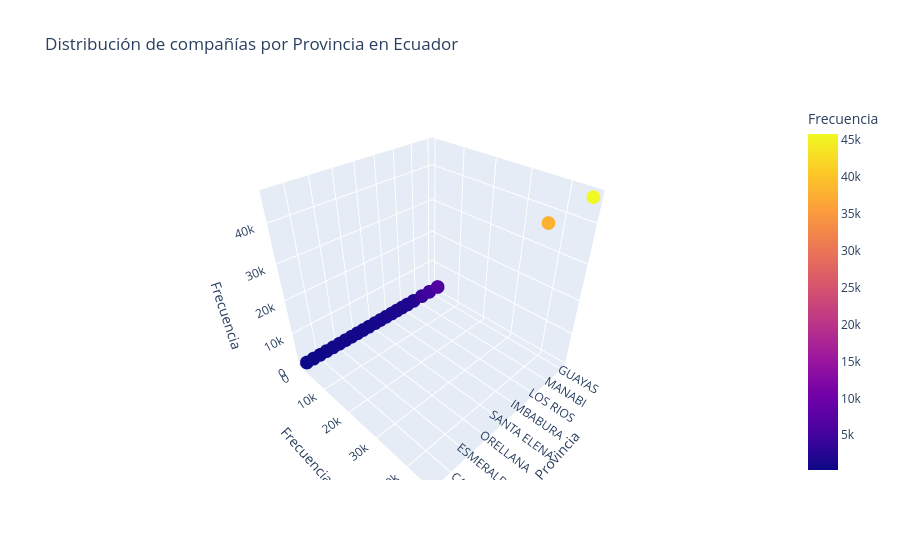

This figure's notebook cell:
### Code cell
# Datos
provincias = raw_ranking2023['Provincia'].value_counts().reset_index()
provincias.columns = ['Provincia', 'Frecuencia']

# Crear el gráfico de dispersión 3D
fig = px.scatter_3d(provincias, 
                    x='Provincia', 
                    y='Frecuencia', 
                    z='Frecuencia',  # Usando la misma variable para z por simplicidad
                    color='Frecuencia', 
                    title='Distribución de compañías por Provincia en Ecuador')

# Mostrar el gráfico
fig.show()

### Figure 1 — Plotly figure (JSON) as saved in the notebook; plotly's stock layout.template omitted (floating-point values rounded to 4 significant figures)
{"data": [{"hovertemplate": "Provincia=%{x}<br>Frecuencia=%{marker.color}<extra></extra>", "legendgroup": "", "marker": {"color": [45815, 37955, 6546, 5059, 3897, 2430, 1833, 1699, 1583, 1573, 1434, 1314, 1289, 926, 864, 859, 799, 783, 740, 693, 436, 421, 367, 296], "coloraxis": "coloraxis", "symbol": "circle"}, "mode": "markers", "name": "", "scene": "scene", "showlegend": false, "type": "scatter3d", "x": ["GUAYAS", "PICHINCHA", "AZUAY", "MANABI", "EL ORO", "TUNGURAHUA", "LOS RIOS", "LOJA", "STO. DGO. TSACHILAS", "IMBABURA", "COTOPAXI", "CHIMBORAZO", "SANTA ELENA", "SUCUMBIOS", "ZAMORA CHINCHIPE", "ORELLANA", "GALAPAGOS", "CAÑAR", "ESMERALDAS", "MORONA SANTIAGO", "NAPO", "CARCHI", "PASTAZA", "BOLIVAR"], "y": [45815, 37955, 6546, 5059, 3897, 2430, 1833, 1699, 1583, 1573, 1434, 1314, 1289, 926, 864, 859, 799, 783, 740, 693, 436, 421, 367, 296], "z": [45815, 37955, 6546, 5059, 3897, 2430, 1833, 1699, 1583, 1573, 1434, 1314, 1289, 926, 864, 859, 799, 783, 740, 693, 436, 421, 367, 296]}], "layout": {"coloraxis": {"colorbar": {"title": {"text": "Frecuencia"}}, "colorscale": [[0, "#0d0887"], [0.1111, "#46039f"], [0.2222, "#7201a8"], [0.3333, "#9c179e"], [0.4444, "#bd3786"], [0.5556, "#d8576b"], [0.6667, "#ed7953"], [0.7778, "#fb9f3a"], [0.8889, "#fdca26"], [1, "#f0f921"]]}, "legend": {"tracegroupgap": 0}, "scene": {"domain": {"x": [0, 1], "y": [0, 1]}, "xaxis": {"title": {"text": "Provincia"}}, "yaxis": {"title": {"text": "Frecuencia"}}, "zaxis": {"title": {"text": "Frecuencia"}}}, "title": {"text": "Distribución de compañías por Provincia en Ecuador"}}}
